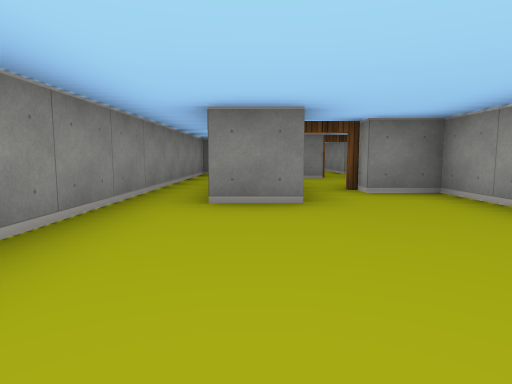
view 1 (above)

16 first-person views from a walk through a cub3D maze. The camera is about half as high as the walls, tilts 6° down and sees 75° across. The floor is counted in squares. Each view is taken from the middle of a square. On the plan, view 1 faces up. The plan holds only what a view shows up to about 9 squares ahead; the rest is blank.

view 2
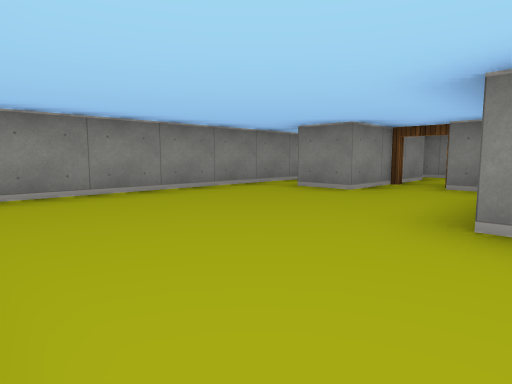

view 3
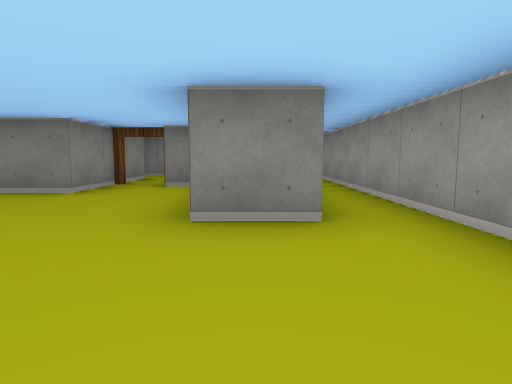

view 4
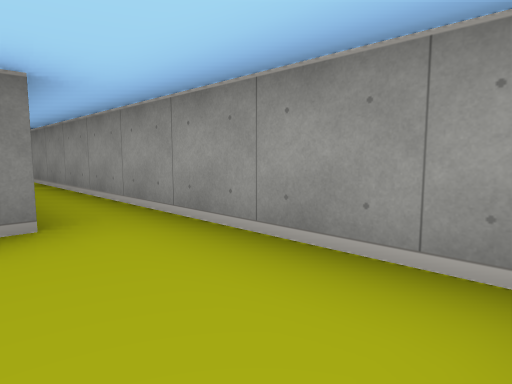

view 5
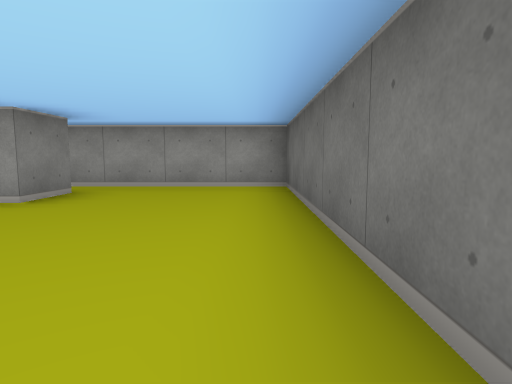

view 6
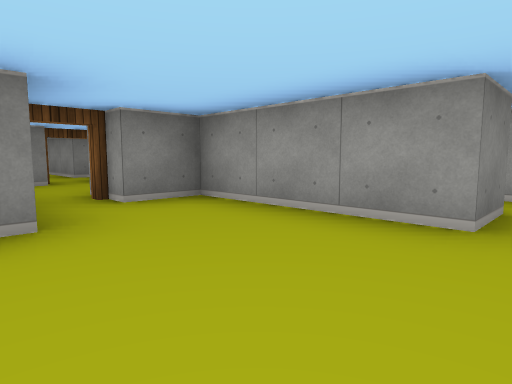

view 7
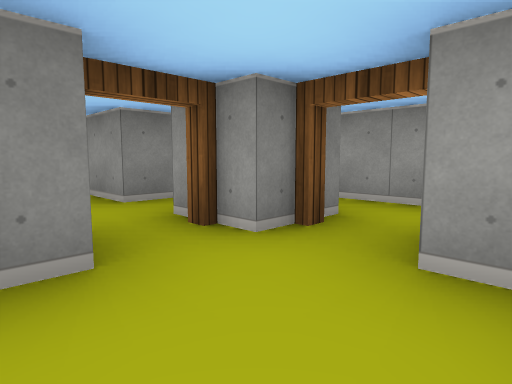

view 8
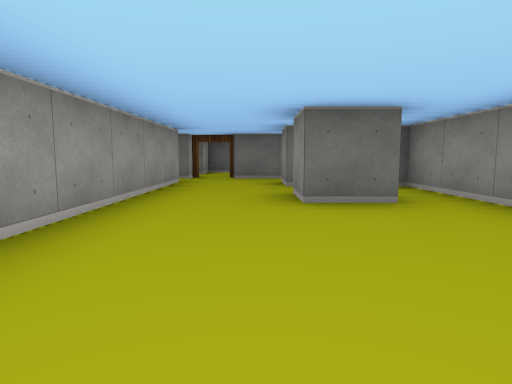

view 9
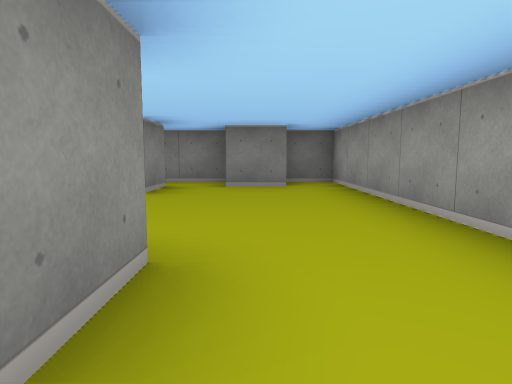

view 10
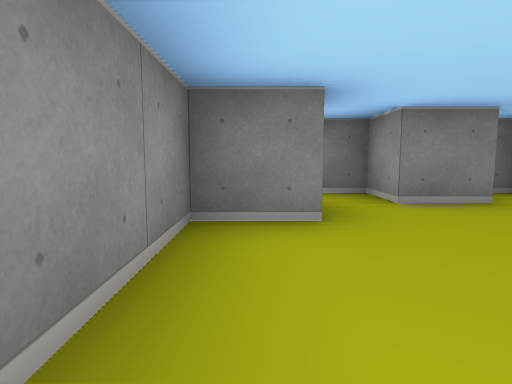

view 11
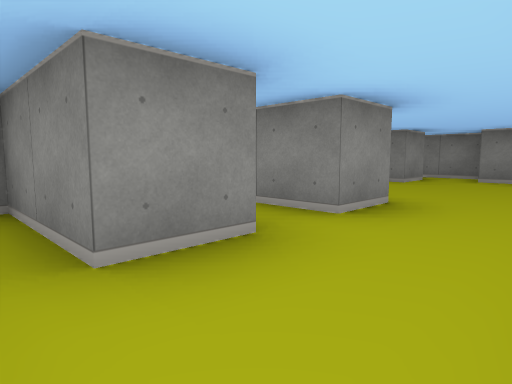

view 12
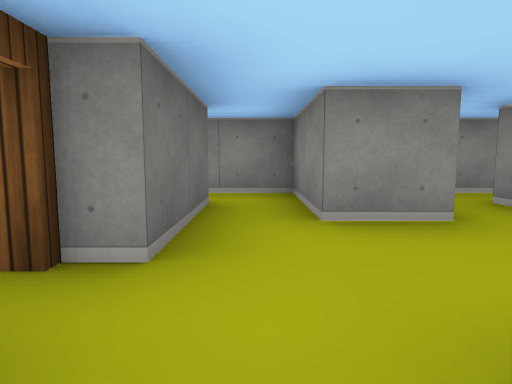

view 13
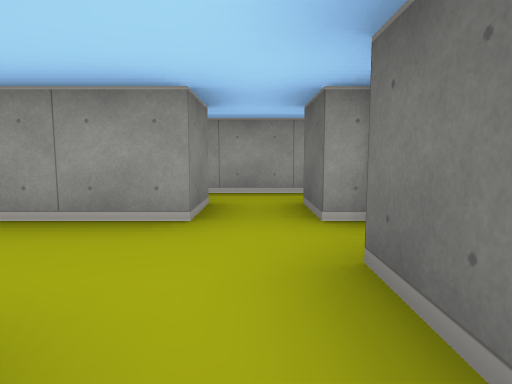

view 14
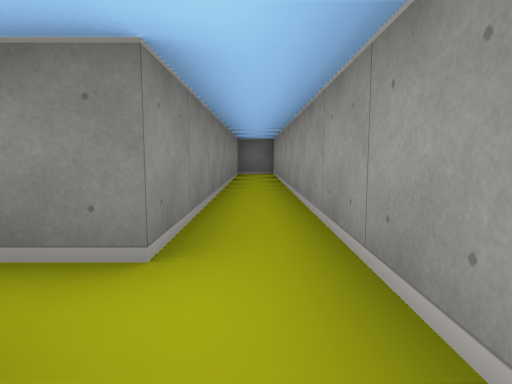

view 15
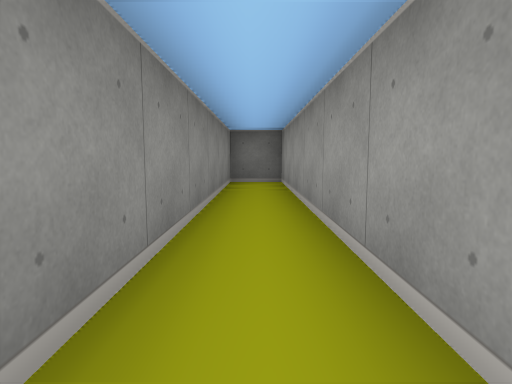

view 16
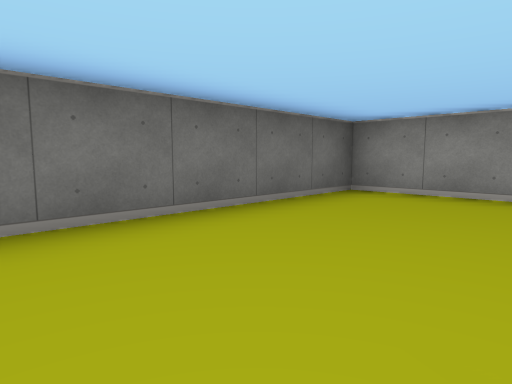

### Floor plan
Points are (right, up) in squares from view 1. A wall is a line through its corners. A room is listed if a view was taken in it or the views show most of it. See-through windows are left out.
Room 1 (views 1, 2, 3, 4, 5, 6, 14, 15, 16)
walls: (0.5, 4.9) (0.5, 3.5) (-0.5, 3.5); (3.6, 1.5) (2.5, 1.5) (2.5, 4.5) (1.5, 4.5); (-0.5, 9.5) (-1.5, 9.5) (-1.5, -1.5) (4.5, -1.5) (4.5, 17.5) (3.5, 17.5) (3.5, 9.5)
ways out: open door at (0, 7) to room 2; open door at (1, 5) to room 2; open door at (3, 7) to room 2; opening at (0, 9) to room 4; opening at (3, 9) to room 4
Room 2 (view 7)
walls: (0.5, 6.6) (0.5, 4.9); (1.6, 7.5) (0.1, 7.5)
ways out: open door at (0, 7) to room 1; open door at (1, 5) to room 1; open door at (3, 7) to room 1; open door at (2, 8) to room 4
Room 3 (views 8, 9, 10)
walls: (-0.6, 12.5) (0.5, 12.5) (0.5, 11.5) (-0.5, 11.5); (1.6, 16.5) (0.5, 16.5) (0.5, 17.5) (-0.9, 17.5); (-0.5, 16.6) (-0.5, 15.5) (-1.5, 15.5) (-1.5, 10.5); (2.5, 10.5) (2.5, 17.5) (1.5, 17.5)
ways out: opening at (1.5, 10) to room 4
Room 4 (views 11, 12, 13)
walls: (-0.5, 8.5) (1.5, 8.5); (2.5, 8.5) (3.5, 8.5); (0.5, 10.6) (0.5, 9.5) (-0.5, 9.5); (3.5, 9.5) (2.5, 9.5) (2.5, 10.5)
ways out: opening at (0, 9) to room 1; opening at (3, 9) to room 1; open door at (2, 8) to room 2; opening at (1.5, 10) to room 3

Positions as (right, up) in squares from view 1, and headings:
1: (0, 0), facing up
2: (3, -1), facing up-left
3: (3, -1), facing up
4: (3, -1), facing up-right
5: (-1, -1), facing right
6: (0, 1), facing up-right
7: (1, 6), facing up-right
8: (1, 16), facing down
9: (1, 11), facing up
10: (-1, 13), facing up
11: (2, 9), facing up-left
12: (3, 9), facing left
13: (0, 9), facing right
14: (4, 8), facing up
15: (4, 11), facing up
16: (3, 1), facing down-left
